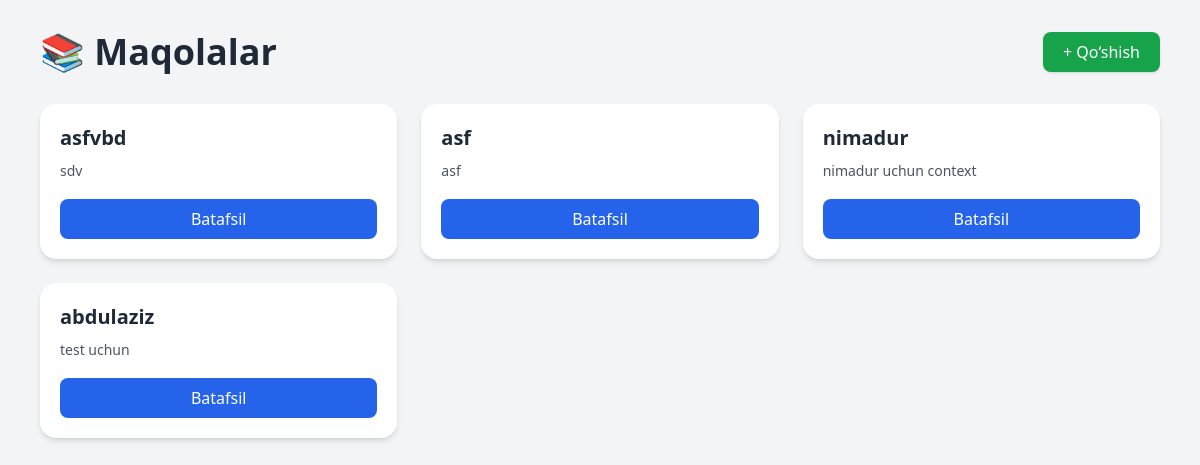
The page /articles/ on the database as committed earlier.
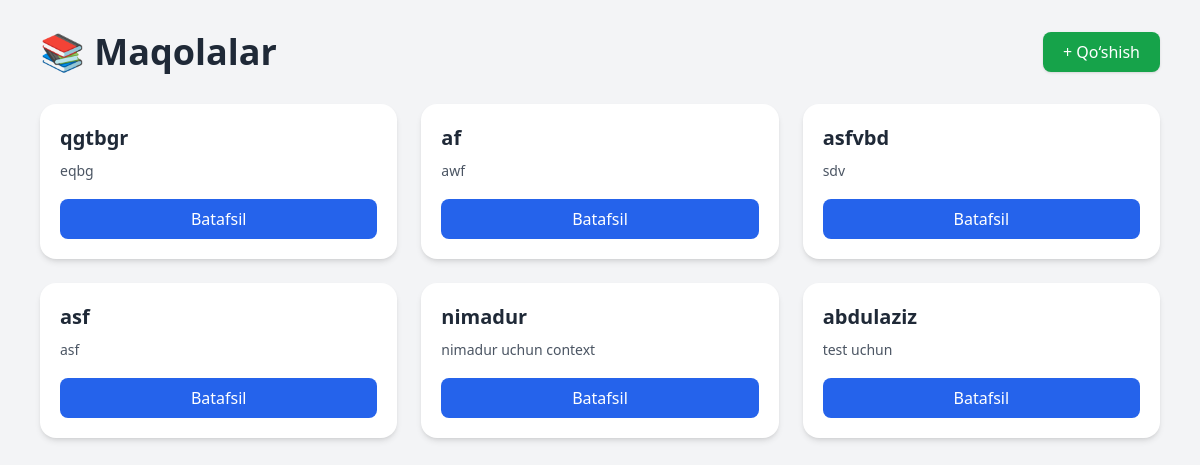
The same page on the database as committed later.
### blog/models.py (models this page shows, shortened)
class Article(models.Model):
    title = models.CharField(max_length=200)
    slug = models.SlugField(unique=True, blank=True)
    context = models.TextField()
    tags = models.ManyToManyField(Tag)
    created_at = models.DateTimeField(auto_now_add=True)
    author = models.ForeignKey(User, on_delete=models.CASCADE)

### blog/views.py (the view)
# urls.py: path('articles/',ArticleView.as_view(),name='article'),
class ArticleView(View):
    def get(self,request):
        article=Article.objects.all().order_by('-id')
        context={
            'article':article,
        }
        return render(request,'article.html' ,context)

### template/article.html (shortened to what this page needs)
<!DOCTYPE html>
<html lang="en">
<head>
    <script src="https://cdn.tailwindcss.com"></script>
</head>
<body class="bg-gray-100">
    <div class="max-w-6xl mx-auto px-4 py-8">
        <div class="flex flex-col sm:flex-row sm:items-center sm:justify-between mb-8 gap-4">
            <h1 class="text-3xl sm:text-4xl font-bold text-gray-800">
                📚 Maqolalar
            </h1>
            <a href="/add/"
               class="bg-green-600 text-white px-5 py-2 rounded-lg shadow hover:bg-green-700 transition text-center">
                + Qo‘shish
            </a>
        </div>
        <div class="grid gap-6 sm:grid-cols-2 lg:grid-cols-3">
            {% for a in article %}
            <div class="bg-white rounded-2xl shadow-md hover:shadow-xl transition duration-300 p-5 flex flex-col justify-between">
                <div>
                    <h2 class="text-xl font-semibold text-gray-800 mb-2">
                        {{ a.title }}
                    </h2>
                    <p class="text-gray-600 text-sm leading-relaxed line-clamp-4">
                        {{ a.context }}
                    </p>
                </div>
                <div class="mt-4">
                    <a href="/details/{{a.id}}"
                       class="inline-block w-full text-center bg-blue-600 text-white py-2 rounded-lg hover:bg-blue-700 transition">
                        Batafsil
                    </a>
                </div>
            </div>
            {% endfor %}
        </div>
    </div>
</body>
</html>

Rows that differ between the two databases and show on the page:
added Article: title "qgtbgr", context "eqbg"
added Article: title "af", context "awf"
